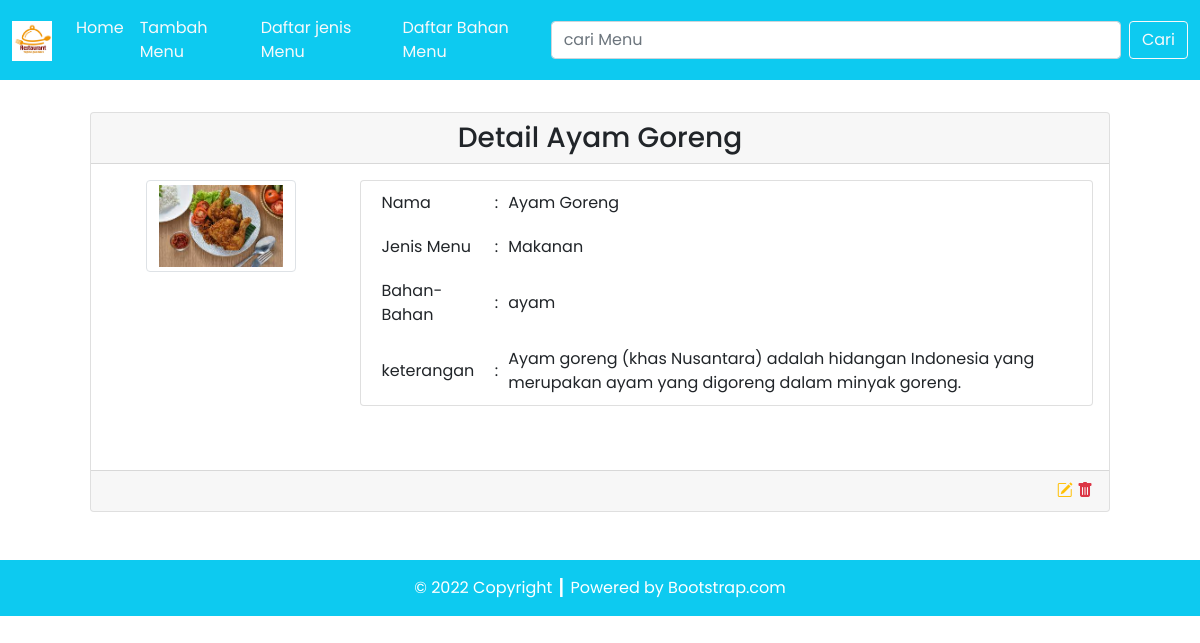
Screenshot of /detail.php?id=1 with the database file from the repository.
### tables this page shows
CREATE TABLE `menu` (
  `id_menu` int(11) NOT NULL,
  `nama_menu` varchar(255) DEFAULT NULL,
  `keterangan` varchar(255) NOT NULL,
  `jenis_menu` int(11) DEFAULT NULL,
  `bahan_bahan` int(11) DEFAULT NULL,
  `gambar` mediumtext NOT NULL
);

CREATE TABLE `jenis_menu` (
  `id_jenis` int(11) NOT NULL,
  `nama_jenis` varchar(255) DEFAULT NULL
);

CREATE TABLE `bahan` (
  `id_bahan` int(11) NOT NULL,
  `nama_bahan` varchar(255) DEFAULT NULL
);

### config/db.php (called while the page is built)
<?php
$DB_HOST = "localhost";
$DB_USERNAME = "root";
$DB_PASSWORD = "";
$DB_NAME = "db_menu";

### classes/DB.php (called while the page is built, shortened)
<?php
class DB
{
    private $hostname;
    private $username;
    private $password;
    private $dbname;
    private $conn;
    private $result;
    function __construct($hostname, $username, $password, $dbname)
    {
        $this->hostname = $hostname;
        $this->username = $username;
        $this->password = $password;
        $this->dbname = $dbname;
    }
    function open()
    {
        $this->conn = mysqli_connect($this->hostname, $this->username, $this->password, $this->dbname);
    }
    function execute($query)
    {
        $this->result = mysqli_query($this->conn, $query);
    }
    function getResult()
    {
        return mysqli_fetch_array($this->result);
    }
}

### classes/menu.php (called while the page is built, shortened)
<?php
class menu extends DB
{
    function getmenuById($id)
    {
        $query = "SELECT * FROM menu JOIN jenis_menu ON menu.jenis_menu=jenis_menu.id_jenis JOIN bahan ON menu.bahan_bahan=bahan.id_bahan  WHERE id_menu=$id";
        return $this->execute($query);
    }
}

### detail.php (the view, shortened to what this page needs)
<?php
include('config/db.php');
include('classes/DB.php');
include('classes/bahan.php');
include('classes/menu.php');
$menu = new menu($DB_HOST, $DB_USERNAME, $DB_PASSWORD, $DB_NAME);
$menu->open();
$data = nulL;
if (isset($_GET['id'])) {
    $id = $_GET['id'];
    if ($id > 0) {
        $menu->getmenuById($id);
        $row = $menu->getResult();
        $data .= '<div class="card-header text-center">
        <h3 class="my-0">Detail ' . $row['nama_menu'] . '</h3>
        </div>
        <div class="card-body text-end">
            <div class="row mb-5">
                <div class="col-3">
                    <div class="row justify-content-center">
                        <img src="assets/images/' . $row['gambar'] . '" class="img-thumbnail" alt="' . $row['gambar'] . '" width="60">
                        </div>
                    </div>
                    <div class="col-9">
                        <div class="card px-3">
                            <table border="0" class="text-start">
                                <tr>
                                    <td>Nama</td>
                                    <td>:</td>
                                    <td>' . $row['nama_menu'] . '</td>
                                </tr>
                                <tr>
                                    <td>Jenis Menu</td>
                                    <td>:</td>
                                    <td>' . $row['nama_jenis'] . '</td>
                                </tr>
                                <tr>
                                    <td>Bahan-Bahan</td>
                                    <td>:</td>
                                    <td>' . $row['nama_bahan'] . '</td>
                                </tr>
                                <tr>
                                    <td>keterangan</td>
                                    <td>:</td>
                                    <td>' . $row['keterangan'] . '</td>
                                </tr>
                            </table>
                        </div>
                    </div>
                </div>
            </div>
            <div class="card-footer text-end">
            <a href="?id=' . $row['id_menu'] . '" title="Edit Data"><i class="bi bi-pencil-square text-warning"></i></a>&nbsp;<a href="detail.php?hapus=' . $row['id_menu'] . '" title="Delete Data"><i class="bi bi-trash-fill text-danger"></i></a>
            </div>';
    }
}

### rows the page displays
menu: nama_menu "Ayam Goreng", gambar (picture), jenis_menu.nama_jenis "Makanan", bahan_bahan.nama_bahan "ayam", keterangan "Ayam goreng (khas Nusantara) adalah hidangan Indonesia yang merupakan ayam yang digoreng dalam minyak goreng."
